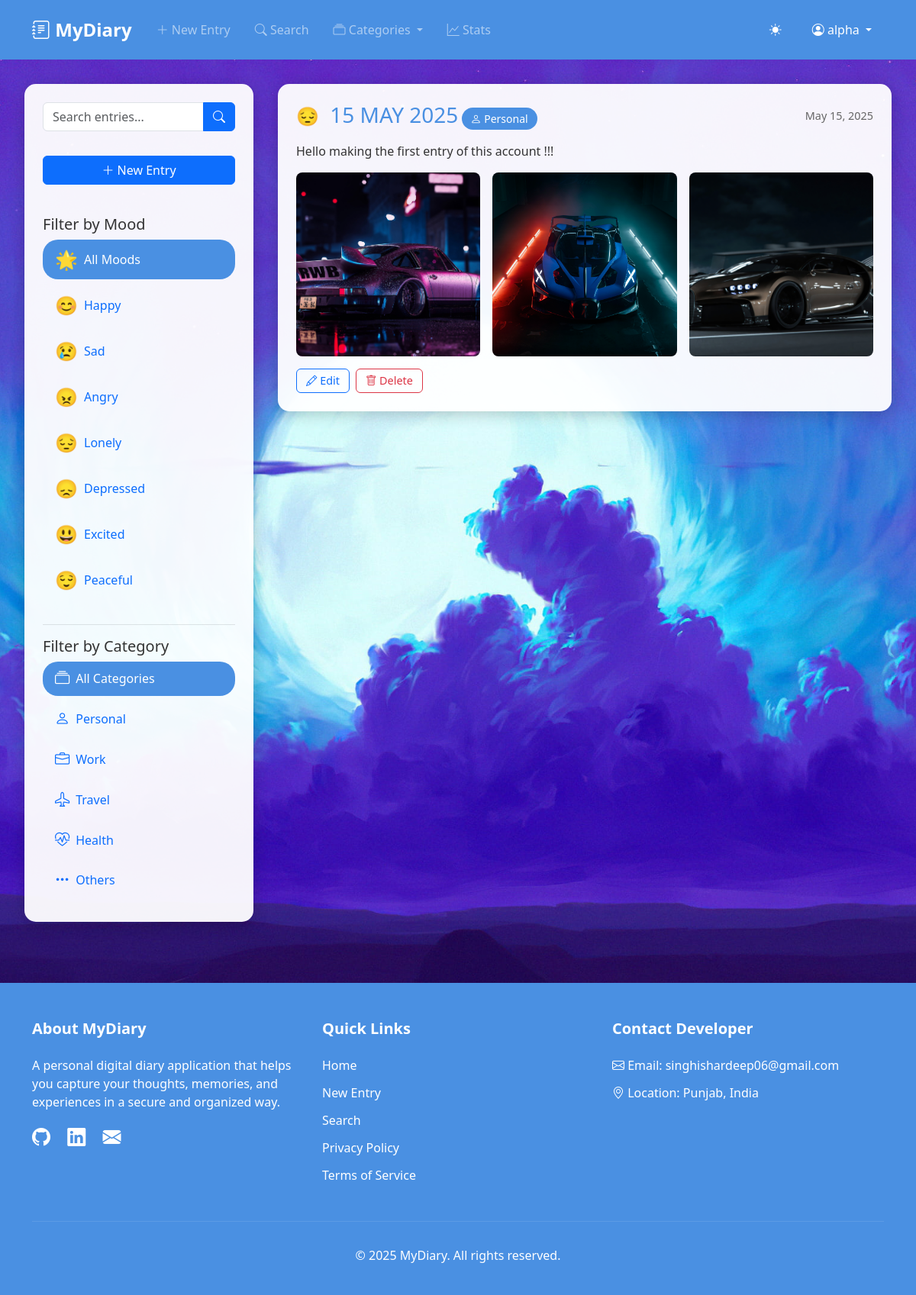
The app's page / (signed in) with its own data.
### CoreApp/models.py (models this page shows, shortened)
class DiaryEntry(models.Model):
    MOOD_CHOICES = [
        ('happy', 'Happy'),
        ('sad', 'Sad'),
        ('angry', 'Angry'),
        ('lonely', 'Lonely'),
        ('depressed', 'Depressed'),
        ('excited', 'Excited'),
        ('peaceful', 'Peaceful'),
    ]
    CATEGORY_CHOICES = [
        ('personal', 'Personal'),
        ('work', 'Work'),
        ('travel', 'Travel'),
        ('health', 'Health'),
        ('others', 'Others'),
    ]
    FONT_CHOICES = [
        ('Arial', 'Arial'),
        ('Times New Roman', 'Times New Roman'),
        ('Courier New', 'Courier New'),
        ('Georgia', 'Georgia'),
        ('Verdana', 'Verdana'),
    ]
    FONT_SIZE_CHOICES = [
        ('12', '12px'),
        ('14', '14px'),
        ('16', '16px'),
        ('18', '18px'),
        ('20', '20px'),
        ('24', '24px'),
    ]
    user = models.ForeignKey(User, on_delete=models.CASCADE)
    title = models.CharField(max_length=200)
    content = models.TextField()
    mood = models.CharField(max_length=20, choices=MOOD_CHOICES)
    category = models.CharField(max_length=20, choices=CATEGORY_CHOICES, default='personal')
    created_at = models.DateTimeField(auto_now_add=True)
    updated_at = models.DateTimeField(auto_now=True)
    font_style = models.CharField(max_length=50, choices=FONT_CHOICES, default='Arial')
    font_size = models.CharField(max_length=3, choices=FONT_SIZE_CHOICES, default='16')
    text_color = models.CharField(max_length=7, default='#000000')  # Hex color code
    is_bold = models.BooleanField(null=True, default=False)
    is_italic = models.BooleanField(null=True, default=False)
    is_underline = models.BooleanField(null=True, default=False)
    is_strikethrough = models.BooleanField(null=True, default=False)
    images = models.ManyToManyField(DiaryImage, blank=True)
    class Meta:
        ordering = ['-created_at']
        verbose_name_plural = 'Diary Entries'

class DiaryImage(models.Model):
    image = models.ImageField(upload_to='diary_images/%Y/%m/%d/')
    caption = models.CharField(max_length=200, blank=True)
    uploaded_at = models.DateTimeField(auto_now_add=True)

### CoreApp/views.py (the view)
# urls.py: path('', views.home, name='home'),
@login_required
def home(request):
    mood_filter = request.GET.get('mood', '')
    category_filter = request.GET.get('category', '')
    entries = DiaryEntry.objects.filter(user=request.user)
    if mood_filter:
        entries = entries.filter(mood=mood_filter)
    if category_filter and category_filter != 'all':
        entries = entries.filter(category=category_filter)
    entries = entries.prefetch_related('images').order_by('-created_at')
    context = {
        'entries': entries,
        'moods': DiaryEntry.MOOD_CHOICES,
        'categories': DiaryEntry.CATEGORY_CHOICES,
        'current_mood': mood_filter,
        'current_category': category_filter
    }
    return render(request, 'home.html', context)

### templates/home.html (shortened to what this page needs)
{% extends "base.html" %}
{% block content %}
<div class="diary-container">
    <aside class="sidebar">
        <form action="{% url 'search_entries' %}" method="GET" class="search-form">
            <div class="input-group">
                <input type="text" name="q" class="form-control" placeholder="Search entries..." value="{{ request.GET.q }}">
                <button type="submit" class="btn btn-primary">
                    <i class="bi bi-search"></i>
                </button>
            </div>
        </form>
        <a href="{% url 'new_entry' %}" class="btn btn-primary w-100 mb-3">
            <i class="bi bi-plus-lg"></i> New Entry
        </a>
        <div class="mood-filters mt-4">
            <h5>Filter by Mood</h5>
            <a href="{% url 'home' %}{% if current_category %}?category={{ current_category }}{% endif %}"
               class="mood-filter {% if not current_mood %}active{% endif %}">
                <span class="mood-indicator">🌟</span>
                <span>All Moods</span>
            </a>
            {% for mood, label in moods %}
            <a href="?mood={{ mood }}{% if current_category %}&category={{ current_category }}{% endif %}"
               class="mood-filter {% if current_mood == mood %}active{% endif %}">
                <span class="mood-indicator">
                    {% if mood == 'happy' %}😊
                    {% elif mood == 'sad' %}😢
                    {% elif mood == 'angry' %}😠
                    {% elif mood == 'lonely' %}😔
                    {% elif mood == 'depressed' %}😞
                    {% elif mood == 'excited' %}😃
                    {% elif mood == 'peaceful' %}😌
                    {% endif %}
                </span>
                <span>{{ label }}</span>
            </a>
            {% endfor %}
        </div>
        <div class="category-filters">
            <h5>Filter by Category</h5>
            <a href="{% url 'home' %}{% if current_mood %}?mood={{ current_mood }}{% endif %}"
               class="category-filter {% if not current_category %}active{% endif %}">
                <i class="bi bi-collection filter-icon"></i>
                <span>All Categories</span>
            </a>
            {% for category, label in categories %}
            <a href="?category={{ category }}{% if current_mood %}&mood={{ current_mood }}{% endif %}"
               class="category-filter {% if current_category == category %}active{% endif %}">
                <i class="bi {% if category == 'personal' %}bi-person
                           {% elif category == 'work' %}bi-briefcase
                           {% elif category == 'travel' %}bi-airplane
                           {% elif category == 'health' %}bi-heart-pulse
                           {% else %}bi-three-dots{% endif %} filter-icon"></i>
                <span>{{ label }}</span>
            </a>
            {% endfor %}
        </div>
    </aside>
    <main class="main-content">
        {% if entries %}
            {% for entry in entries %}
            <article class="entry-card">
                <div class="entry-header">
                    <div>
                        <span class="mood-indicator mood-{{ entry.mood }}">
                            {% if entry.mood == 'happy' %}😊
                            {% elif entry.mood == 'sad' %}😢
                            {% elif entry.mood == 'angry' %}😠
                            {% elif entry.mood == 'lonely' %}😔
                            {% elif entry.mood == 'depressed' %}😞
                            {% elif entry.mood == 'excited' %}😃
                            {% elif entry.mood == 'peaceful' %}😌
                            {% endif %}
                        </span>
                        <h3 class="entry-title d-inline">{{ entry.title }}</h3>
                        <span class="category-badge">
                            <i class="bi {% if entry.category == 'personal' %}bi-person
                                       {% elif entry.category == 'work' %}bi-briefcase
                                       {% elif entry.category == 'travel' %}bi-airplane
                                       {% elif entry.category == 'health' %}bi-heart-pulse
                                       {% else %}bi-three-dots{% endif %}"></i>
                            {{ entry.get_category_display }}
                        </span>
                    </div>
                    <span class="entry-date">{{ entry.created_at|date:"F j, Y" }}</span>
                </div>
                <div class="entry-content">
                    {{ entry.content|linebreaks }}
                </div>
                {% if entry.images.all|length > 0 %}
                <div class="entry-images">
                    {% for image in entry.images.all|slice:":3" %}
                    <div class="entry-image">
                        <img src="{{ image.image.url }}" alt="Entry image">
                    </div>
                    {% endfor %}
                </div>
                {% endif %}
                <div class="entry-actions">
                    <a href="{% url 'edit_entry' entry.pk %}" class="btn btn-outline-primary btn-action">
                        <i class="bi bi-pencil"></i> Edit
                    </a>
                    <form action="{% url 'delete_entry' entry.pk %}" method="POST" class="d-inline">
                        <button type="submit" class="btn btn-outline-danger btn-action" onclick="return confirm('Are you sure you want to delete this entry?')">
                            <i class="bi bi-trash"></i> Delete
                        </button>
                    </form>
                </div>
            </article>
            {% endfor %}
        {% endif %}
    </main>
</div>
{% endblock %}

### templates/base.html (shortened to what this page needs)
<!DOCTYPE html>
<html lang="en">
<head>
    <link href="https://cdn.jsdelivr.net/npm/bootstrap@5.3.0/dist/css/bootstrap.min.css" rel="stylesheet">
    <link rel="stylesheet" href="https://cdn.jsdelivr.net/npm/bootstrap-icons@1.11.0/font/bootstrap-icons.css">
    <link rel="stylesheet" href="/static/css/base.css">
    <link rel="stylesheet" href="/static/css/diary.css">
</head>
<body>
    {% if user.is_authenticated %}
    <nav class="navbar navbar-expand-lg navbar-dark">
        <div class="container">
            <a class="navbar-brand" href="{% url 'home' %}">
                <i class="bi bi-journal-text"></i> MyDiary
            </a>
            <div class="collapse navbar-collapse" id="navbarNav">
                <ul class="navbar-nav me-auto">
                    <li class="nav-item">
                        <a class="nav-link" href="{% url 'new_entry' %}">
                            <i class="bi bi-plus-lg"></i> New Entry
                        </a>
                    </li>
                    <li class="nav-item">
                        <a class="nav-link" href="{% url 'search_entries' %}">
                            <i class="bi bi-search"></i> Search
                        </a>
                    </li>
                    <li class="nav-item dropdown">
                        <a class="nav-link dropdown-toggle" href="#" role="button" data-bs-toggle="dropdown">
                            <i class="bi bi-collection"></i> Categories
                        </a>
                    </li>
                    <li class="nav-item">
                        <a class="nav-link" href="#" data-bs-toggle="modal" data-bs-target="#statsModal">
                            <i class="bi bi-graph-up"></i> Stats
                        </a>
                    </li>
                </ul>
                <div class="d-flex align-items-center">
                    <div id="theme-toggle" class="text-white me-3">
                        <i class="bi bi-sun-fill"></i>
                    </div>
                    <div class="dropdown">
                        <a class="nav-link dropdown-toggle text-white" href="#" role="button" data-bs-toggle="dropdown">
                            <i class="bi bi-person-circle"></i>
                            {{ user.username }}
                        </a>
                    </div>
                </div>
            </div>
        </div>
    </nav>
    {% endif %}
    <div class="main-content">
        <div class="container-fluid p-0">
            {% block content %}{% endblock %}
        </div>
    </div>
    {% if user.is_authenticated %}
    <footer>
        <div class="container">
            <div class="row">
                <div class="col-md-4 footer-section">
                    <h5>About MyDiary</h5>
                    <p>A personal digital diary application that helps you capture your thoughts, memories, and experiences in a secure and organized way.</p>
                    <div class="social-links">
                        <a href="https://github.com/ishar06" target="_blank"><i class="bi bi-github"></i></a>
                        <a href="https://www.linkedin.com/in/ishardeep-singh-743789311/" target="_blank"><i class="bi bi-linkedin"></i></a>
                        <a href="mailto:singhishardeep06@gmail.com"><i class="bi bi-envelope-fill"></i></a>
                    </div>
                </div>
                <div class="col-md-4 footer-section">
                    <h5>Quick Links</h5>
                    <ul class="footer-links">
                        <li><a href="{% url 'home' %}">Home</a></li>
                        <li><a href="{% url 'new_entry' %}">New Entry</a></li>
                        <li><a href="{% url 'search_entries' %}">Search</a></li>
                        <li><a href="#">Privacy Policy</a></li>
                        <li><a href="#">Terms of Service</a></li>
                    </ul>
                </div>
                <div class="col-md-4 footer-section">
                    <h5>Contact Developer</h5>
                    <ul class="footer-links">
                        <li><i class="bi bi-envelope"></i> Email: singhishardeep06@gmail.com</li>
                        <li><i class="bi bi-geo-alt"></i> Location: Punjab, India</li>
                    </ul>
                </div>
            </div>
            <div class="copyright">
                <p>&copy; {% now "Y" %} MyDiary. All rights reserved.</p>
            </div>
        </div>
    </footer>
    {% endif %}
</body>
</html>

### static/css/base.css (style rules this page uses)
:root { --primary-color: #4a90e2; --background-color: #ffffff; --text-color: #333333; --modal-bg: rgba(255, 255, 255, 0.95); --border-color: rgba(0, 0, 0, 0.1); }
body { background-color: var(--background-color); color: var(--text-color); transition: background-color 0.3s, color 0.3s; min-height: 100vh; display: flex; flex-direction: column; }
a { text-decoration: none; }
.navbar { background-color: var(--primary-color) !important; padding: 1rem 0; }
.navbar-brand { font-size: 1.5rem; font-weight: bold; }
.nav-link { text-decoration: none; padding: 0.5rem 1rem !important; transition: all 0.3s; }
#theme-toggle { cursor: pointer; padding: 8px; border-radius: 50%; transition: background-color 0.3s; }
footer { background-color: var(--primary-color); color: white; padding: 3rem 0 1.5rem; margin-top: 3rem; }
footer a { color: white; text-decoration: none; transition: color 0.3s; }
.footer-section h5 { font-weight: bold; margin-bottom: 1.5rem; }
.footer-links { list-style: none; padding: 0; }
.footer-links li { margin-bottom: 0.75rem; }
.social-links { font-size: 1.5rem; }
.social-links a { margin-right: 1rem; }
.copyright { text-align: center; padding-top: 2rem; margin-top: 2rem; border-top: 1px solid rgba(255, 255, 255, 0.1); }
.main-content { flex: 1; }

### static/css/diary.css (style rules this page uses)
.diary-container { display: flex; gap: 2rem; margin: 2rem; margin-top: 2rem; }
.sidebar { width: 300px; background: rgba(255, 255, 255, 0.95); padding: 1.5rem; border-radius: 15px; box-shadow: 0 4px 20px rgba(0,0,0,0.2); height: fit-content; position: sticky; top: 2rem; transition: all 0.3s ease; }
.entry-card { background: rgba(255, 255, 255, 0.95); border-radius: 15px; padding: 1.5rem; margin-bottom: 1.5rem; box-shadow: 0 4px 20px rgba(0,0,0,0.2); transition: all 0.3s; }
.entry-header { display: flex; justify-content: space-between; align-items: center; margin-bottom: 1rem; }
.entry-title { margin: 0; color: var(--primary-color); }
.entry-date { font-size: 0.9rem; color: #666; }
.entry-actions { margin-top: 1rem; display: flex; gap: 0.5rem; }
.btn-action { padding: 0.25rem 0.75rem; font-size: 0.9rem; }
.mood-indicator { font-size: 1.5rem; margin-right: 0.5rem; }
.mood-lonely { color: #6610f2; }
.mood-filter { display: flex; align-items: center; padding: 0.5rem 1rem; border-radius: 20px; margin-bottom: 0.5rem; cursor: pointer; transition: background-color 0.2s; }
.mood-filter.active { background-color: var(--primary-color); color: white; }

### records on screen
DiaryEntry: title "15 MAY 2025", category "Personal", created_at "May 15, 2025", content "Hello making the first entry of this account !!!"
DiaryImage: image (picture)
DiaryImage: image (picture)
DiaryImage: image (picture)

### other values on screen
{{ user.username }} "alpha"
{{ label }} "Happy" "Sad" "Angry" "Lonely" "Depressed" "Excited" "Peaceful"
{{ label }} "Personal" "Work" "Travel" "Health" "Others"
